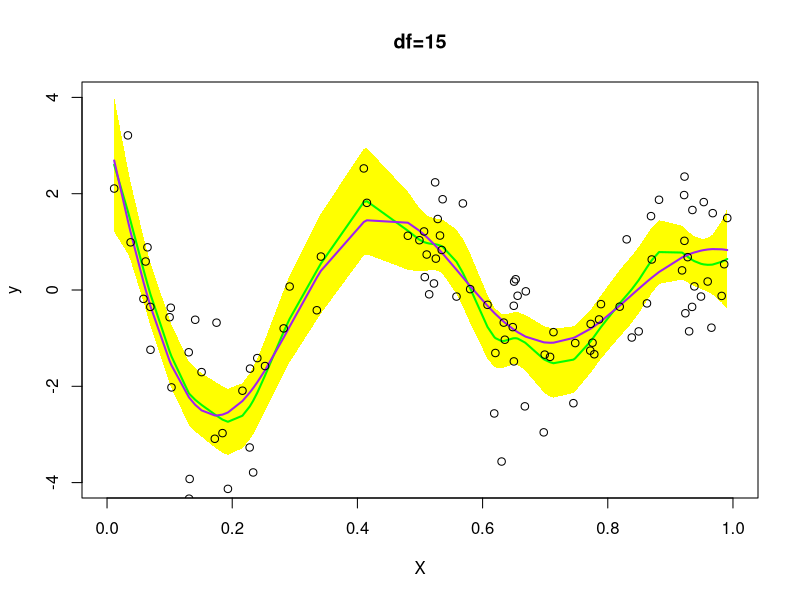
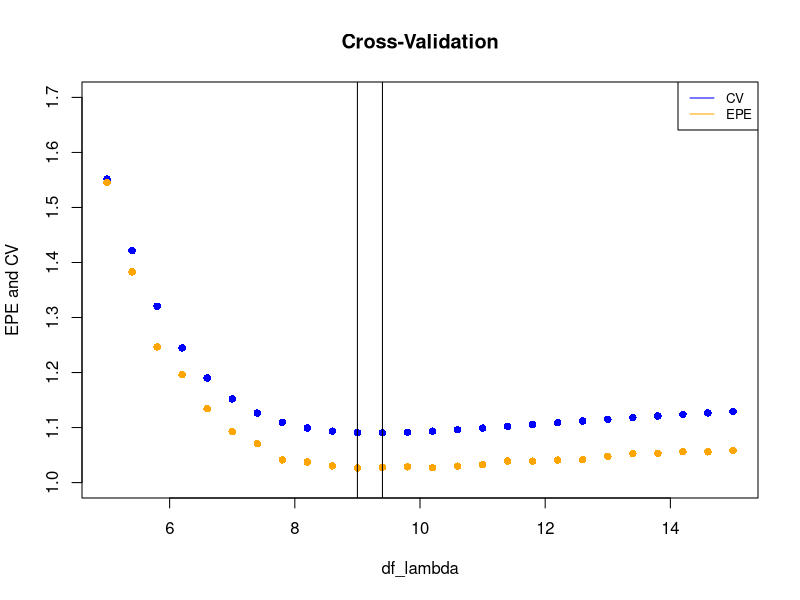

These charts were generated, in order, by the following R code:
#定义函数，生成数据
set.seed(21)
f<-function(x){
  return(sin(12*(x+0.2))/(x+0.2))
}
X=runif(100,min = 0,max = 1)
X=data.matrix(sort(X))
Y=f(X)+rnorm(length(X))

#安装并调用包
#install.packages('sfsmisc')
library(sfsmisc)

#对不同的自由度作smooth spline拟合图像,这里以自由度为15为例
df_lambda=15
S=smooth.spline(X,Y,df=df_lambda,cv=TRUE)
#用hatMat函数计算hat matrix
S_lambda=hatMat(X,pred.sm=function(X,Y) fitted(smooth.spline(X,Y,df=df_lambda)))
cov_f_hat=S_lambda%*%t(S_lambda)
se=rep(0,times=length(X))
#计算标准差
for(i in 1:length(X)){
  se[i]=sqrt(cov_f_hat[i,i])
}
x1=S$y-2*se
x2=S$y+2*se
#作图
plot(x=X,xlim=c(0,1),ylim=c(-4,4),xlab="X",ylab="y",type="n",main="df=15")
polygon(c(X,rev(X)),c(x1, rev(x2)),col="yellow",border=NA)
lines(X,S$y,col="green",lwd=2)
lines(X,f(X),col='purple',lwd=2)
points(X,Y)

#对不同自由度计算CV和EPE
df=seq(5,15,by=0.4)
CV=rep(0,times=length(df))
EPE=rep(0,times=length(df))
for(i in 1:length(df)){
  H=smooth.spline(X,Y,df=df[i],cv=TRUE)
  CV[i]=H$cv.crit
  #用随机产生的模拟数据计算EPE的值
  n=1000
  X_test=sort(runif(n,min=0,max=1))
  f_hat=predict(H,X_test)$y
  EPE[i]=1+mean((f(X_test)-f_hat)^2)
}
#作图
plot(df,CV,col="blue",pch=16,ylim=c(1,1.7),xlab="df_lambda",ylab="EPE and CV",main="Cross-Validation")
points(df,EPE,col="orange",pch=16)
legend("topright",cex=0.8,legend=c("CV","EPE"),lty=c(1,1),col=c("blue","orange"))
abline(v=df[which.min(CV)])
abline(v=df[which.min(EPE)])
